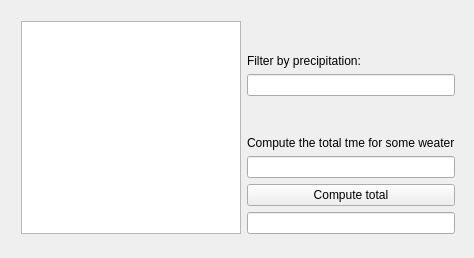
<?xml version="1.0" encoding="UTF-8"?>
<ui version="4.0">
 <class>GUIClass</class>
 <widget class="QMainWindow" name="GUIClass">
  <property name="geometry">
   <rect>
    <x>0</x>
    <y>0</y>
    <width>474</width>
    <height>258</height>
   </rect>
  </property>
  <property name="windowTitle">
   <string>GUI</string>
  </property>
  <widget class="QWidget" name="centralWidget">
   <widget class="QWidget" name="horizontalLayoutWidget">
    <property name="geometry">
     <rect>
      <x>10</x>
      <y>10</y>
      <width>456</width>
      <height>235</height>
     </rect>
    </property>
    <layout class="QHBoxLayout" name="horizontalLayout">
     <item>
      <widget class="QListWidget" name="list"/>
     </item>
     <item>
      <layout class="QVBoxLayout" name="verticalLayout">
       <item>
        <spacer name="verticalSpacer_2">
         <property name="orientation">
          <enum>Qt::Vertical</enum>
         </property>
         <property name="sizeHint" stdset="0">
          <size>
           <width>20</width>
           <height>40</height>
          </size>
         </property>
        </spacer>
       </item>
       <item>
        <widget class="QLabel" name="filterLabel">
         <property name="text">
          <string>Filter by precipitation:</string>
         </property>
        </widget>
       </item>
       <item>
        <widget class="QLineEdit" name="filterEdit"/>
       </item>
       <item>
        <spacer name="verticalSpacer">
         <property name="orientation">
          <enum>Qt::Vertical</enum>
         </property>
         <property name="sizeHint" stdset="0">
          <size>
           <width>20</width>
           <height>40</height>
          </size>
         </property>
        </spacer>
       </item>
       <item>
        <widget class="QLabel" name="timeLabel">
         <property name="text">
          <string>Compute the total tme for some weater</string>
         </property>
        </widget>
       </item>
       <item>
        <widget class="QLineEdit" name="timeEdit"/>
       </item>
       <item>
        <widget class="QPushButton" name="button">
         <property name="text">
          <string>Compute total</string>
         </property>
        </widget>
       </item>
       <item>
        <widget class="QLineEdit" name="resultEdit"/>
       </item>
      </layout>
     </item>
    </layout>
   </widget>
  </widget>
 </widget>
 <layoutdefault spacing="6" margin="11"/>
 <resources>
  <include location="GUI.qrc"/>
 </resources>
 <connections/>
</ui>
